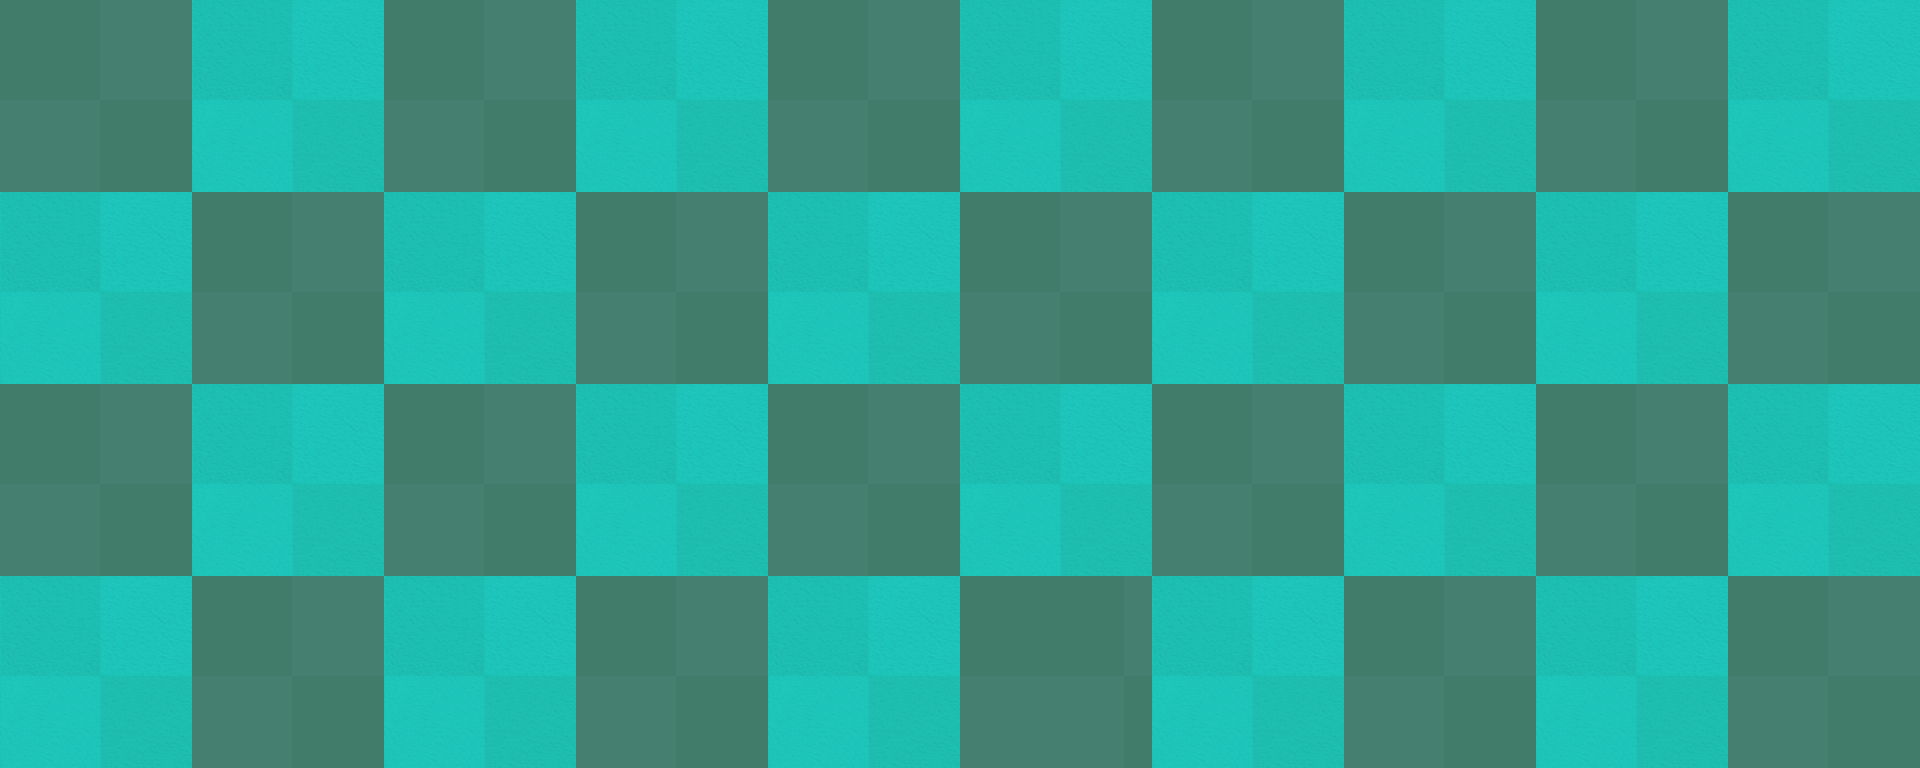

Below is a game level as drawn by its tile map, then a one-line description and the .tmx that defines it (tile-layer data replaced by summaries):
An orthogonal 30x12 tile map with 64x64 px tiles, 1 tile layer (layer), 2 tilesets and 21 objects.

<map version="1.0" orientation="orthogonal" renderorder="right-down" width="30" height="12" tilewidth="64" tileheight="64">
 <tileset firstgid="1" name="layer1" tilewidth="64" tileheight="64">
  <image source="grass1 #22284.png" trans="ff00ff" width="200" height="200" />
 </tileset>
 <tileset firstgid="10" name="layer2" tilewidth="64" tileheight="64">
  <image source="grass1 #40967.png" trans="ff00ff" width="200" height="200" />
 </tileset>
 <layer name="layer" width="30" height="12">
  <data>[360 cells, 360 non-empty, 18 distinct tile ids]</data>
 </layer>
 <objectgroup name="level">
  <object x="99" y="226" />
  <object x="151" y="349" />
  <object x="225" y="465" />
  <object x="304" y="475" />
  <object x="409" y="484" />
  <object x="499" y="428" />
  <object x="571" y="344" />
  <object x="625" y="265" />
  <object x="721" y="211" />
  <object x="856" y="191" />
  <object x="983" y="171" />
  <object x="1049" y="224" />
  <object x="1079" y="296" />
  <object x="1130" y="376" />
  <object x="1220" y="490" />
  <object x="1302" y="592" />
  <object x="1388" y="662" />
  <object x="1640" y="592" />
  <object x="1726" y="501" />
  <object x="1787" y="372" />
  <object x="1873" y="233" />
 </objectgroup>
</map>
